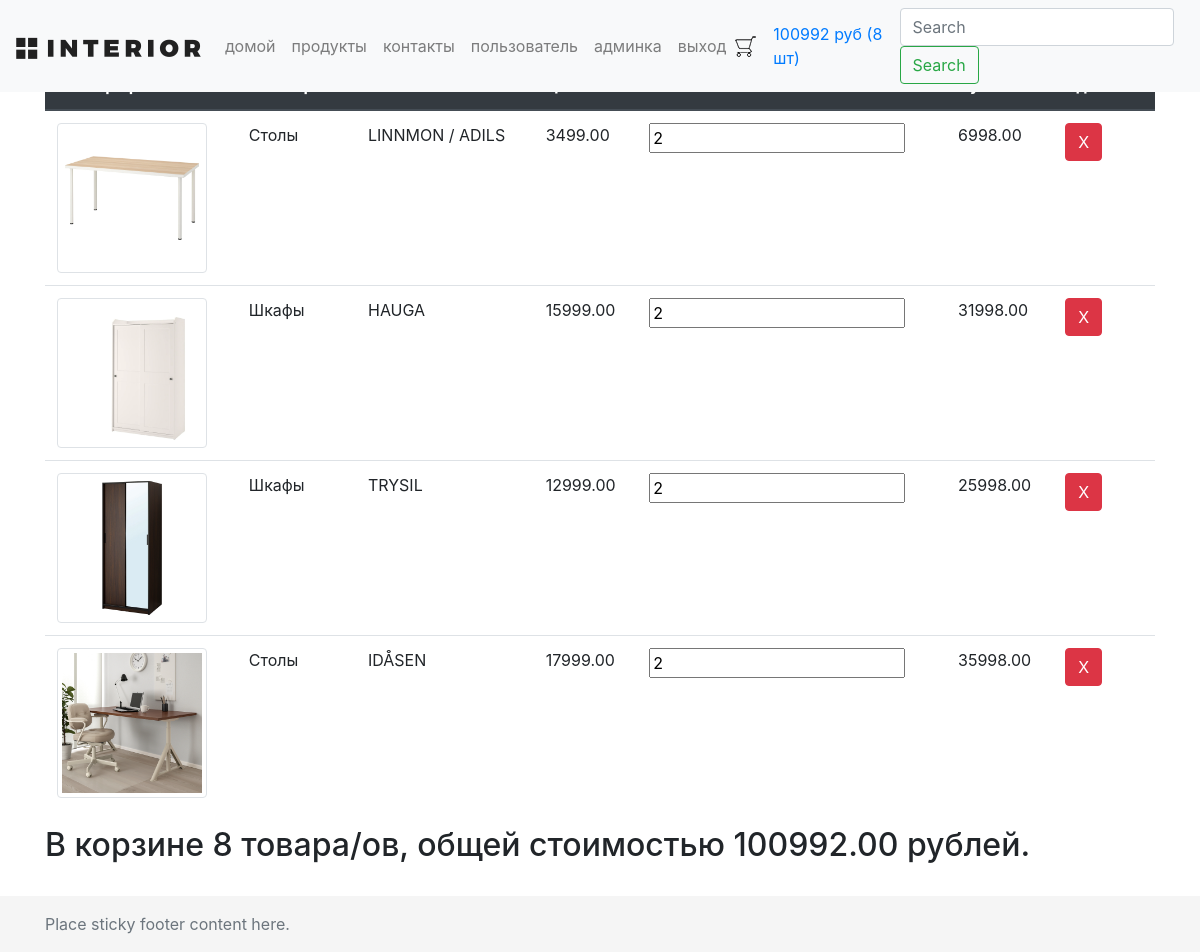
Page /basket/ (signed in) on the committed database.
### basketapp/models.py (models this page shows)
class Basket(models.Model):
    user = models.ForeignKey(settings.AUTH_USER_MODEL, on_delete=models.CASCADE)
    product = models.ForeignKey(Product, on_delete=models.CASCADE)
    quantity = models.PositiveIntegerField(default=0)
    add_datetime = models.DateTimeField(auto_now_add=True)
    @property
    def product_cost(self):
        return self.product.price * self.quantity
    @property
    def total_quantity(self):
        _items = Basket.objects.filter(user=self.user)
        _total_quantity = sum(list(map(lambda x: x.quantity, _items)))
        return _total_quantity
    @property
    def total_cost(self):
        _items = Basket.objects.filter(user=self.user)
        _total_cost = sum(list(map(lambda x: x.product_cost, _items)))
        return _total_cost

### authapp/models.py (models this page shows, shortened)
class ShopUser(AbstractUser):
    avatar = models.ImageField(upload_to='users_avatars', blank=True, verbose_name='аватарка')
    age = models.PositiveSmallIntegerField(verbose_name='возраст')
    activation_key = models.CharField(max_length=128, blank=True)
    activation_key_expires = models.DateTimeField(default=(now() + timedelta(hours=48)))

### mainapp/models.py (models this page shows, shortened)
class Product(models.Model):
    category = models.ForeignKey(ProductCategory, on_delete=models.CASCADE, verbose_name='категория')
    name = models.CharField(max_length=128, verbose_name='имя')
    image = models.ImageField(upload_to='products_images', blank=True, verbose_name='картинка')
    short_desc = models.CharField(max_length=128, blank=True, verbose_name='короткое описание')
    description = models.TextField(blank=True, verbose_name='полное описание')
    price = models.DecimalField(max_digits=8, decimal_places=2, default=0, verbose_name='цена')
    quantity = models.PositiveSmallIntegerField(default=0, verbose_name='количество')
    is_active = models.BooleanField(default=True)
    class Meta:
        verbose_name = 'товар'
        verbose_name_plural = 'товары'

class ProductCategory(models.Model):
    name = models.CharField(max_length=64, unique=True, verbose_name='имя')
    description = models.TextField(blank=True, verbose_name='описание')
    is_active = models.BooleanField(default=True)
    class Meta:
        verbose_name = 'категория'
        verbose_name_plural = 'категории'

### basketapp/views.py (the view)
# urls.py: path('basket/', include('basketapp.urls', namespace='basket')),
@login_required
def basket(request):
    content = {
        'basket': Basket.objects.filter(user=request.user)
    }
    return render(request, 'basketapp/basket.html', content)

### mainapp/context_processors.py (called while the page is built)
def basket(request):
    basket_items = []
    if request.user.is_authenticated:
        basket_items = Basket.objects.filter(user=request.user)
    return {
        'basket': basket_items
    }

### basketapp/templates/basketapp/basket.html
{% extends 'basketapp/base.html' %}
{% load static %}
{% block content %}
    <div class="basket_list">
        {% include 'basketapp/includes/inc_basket_list.html' %}
    </div>
{% endblock %}

### basketapp/templates/basketapp/base.html (shortened to what this page needs)
{% load static %}
<!DOCTYPE html>
<html lang="en" class="h-100">
<head>
    {% block css %}
        <link rel="stylesheet" type="text/css" href="{% static 'css/bootstrap.min.css' %}">
        <link rel="stylesheet" type="text/css" href="{% static 'css/my_css.css' %}">
        <link rel="stylesheet" href="{% static 'fonts/font-awesome/css/font-awesome.css' %}">
    {% endblock %}
</head>
<body class="d-flex flex-column h-100">
<header>
    {% block menu %}
        <nav class="navbar navbar-expand-md navbar-light fixed-top bg-light">
            <a class="navbar-brand" href="/"><img src="/static/img/logo.png"></a>
            <div class="collapse navbar-collapse" id="navbarCollapse">
                {% include 'mainapp/includes/inc_menu.html' %}
                <img src="/static/img/basket.png">
                <a href="{% url 'basket:basket' %}" class="nav-link">
                    {% if basket %}
                        {{ basket.0.total_cost|floatformat:0 }} руб
                        ({{ basket.0.total_quantity }} шт)
                    {% endif %}
                </a>
                <form class="form-inline mt-2 mt-md-0">
                    <input class="form-control mr-sm-2" type="text" placeholder="Search" aria-label="Search">
                    <button class="btn btn-outline-success my-2 my-sm-0" type="submit">Search</button>
                </form>
            </div>
        </nav>
    {% endblock %}
</header>
<main role="main" class="flex-shrink-0">
    <div class="container">
        {% block content %}
        {% endblock %}
    </div>
</main>
<footer class="footer mt-auto py-3">
    <div class="container">
        <span class="text-muted">Place sticky footer content here.</span>
    </div>
</footer>
</body>
</html>

### basketapp/templates/basketapp/includes/inc_basket_list.html
<table class="table">
    <thead class="thead-dark">
    <tr>
        <th scope="col">Фотография</th>
        <th scope="col">Категория</th>
        <th scope="col">Название</th>
        <th scope="col">Цена</th>
        <th scope="col">Количество</th>
        <th scope="col">Сумма</th>
        <th scope="col">Удалить</th>
    </tr>
    </thead>
    <tbody>
    {% for item in basket %}
        <tr>
            <td><img src="/media/{{ item.product.image }}" width="150px" class="img-thumbnail"></td>
            <td>{{ item.product.category.name }}</td>
            <td>{{ item.product.name }}</td>
            <td>{{ item.product.price }}</td>
            <td><input name="{{ item.pk }}" value="{{ item.quantity }}" min="0" type="number"></td>
            <td>{{ item.product_cost }}</td>
            <td><a href="{% url 'basket:remove' item.pk %}" class="btn btn-danger">X</a></td>
        </tr>
    {% endfor %}
    </tbody>
</table>
<div class="row">
    {% if basket %}
        <div class="col mb-4">
            <h2>
                В корзине {{ basket.0.total_quantity }} товара/ов, общей стоимостью {{ basket.0.total_cost }} рублей.
            </h2>
        </div>
    {% else %}
        <div class="col mb-4">
            <h2>
                В корзине пока пусто :(
            </h2>
        </div>
    {% endif %}
</div>

### static/css/my_css.css (style rules this page uses)
main > .container { padding: 60px 15px 0; }
.footer { background-color: #f5f5f5; }
.footer > .container { padding-right: 15px; padding-left: 15px; }

### rows in the picture
Basket: user+product+quantity "100992", user+quantity "8", product.image (picture), product.category.name "Столы", product.name "LINNMON / ADILS", product.price "3499.00", quantity "2", product_cost "6998.00", user+product+quantity "100992.00"
Basket: product.image (picture), product.category.name "Шкафы", product.name "HAUGA", product.price "15999.00", pk "2", product_cost "31998.00"
Basket: product.image (picture), product.category.name "Шкафы", product.name "TRYSIL", product.price "12999.00", quantity "2", product_cost "25998.00"
Basket: product.image (picture), product.category.name "Столы", product.name "IDÅSEN", product.price "17999.00", quantity "2", product_cost "35998.00"
